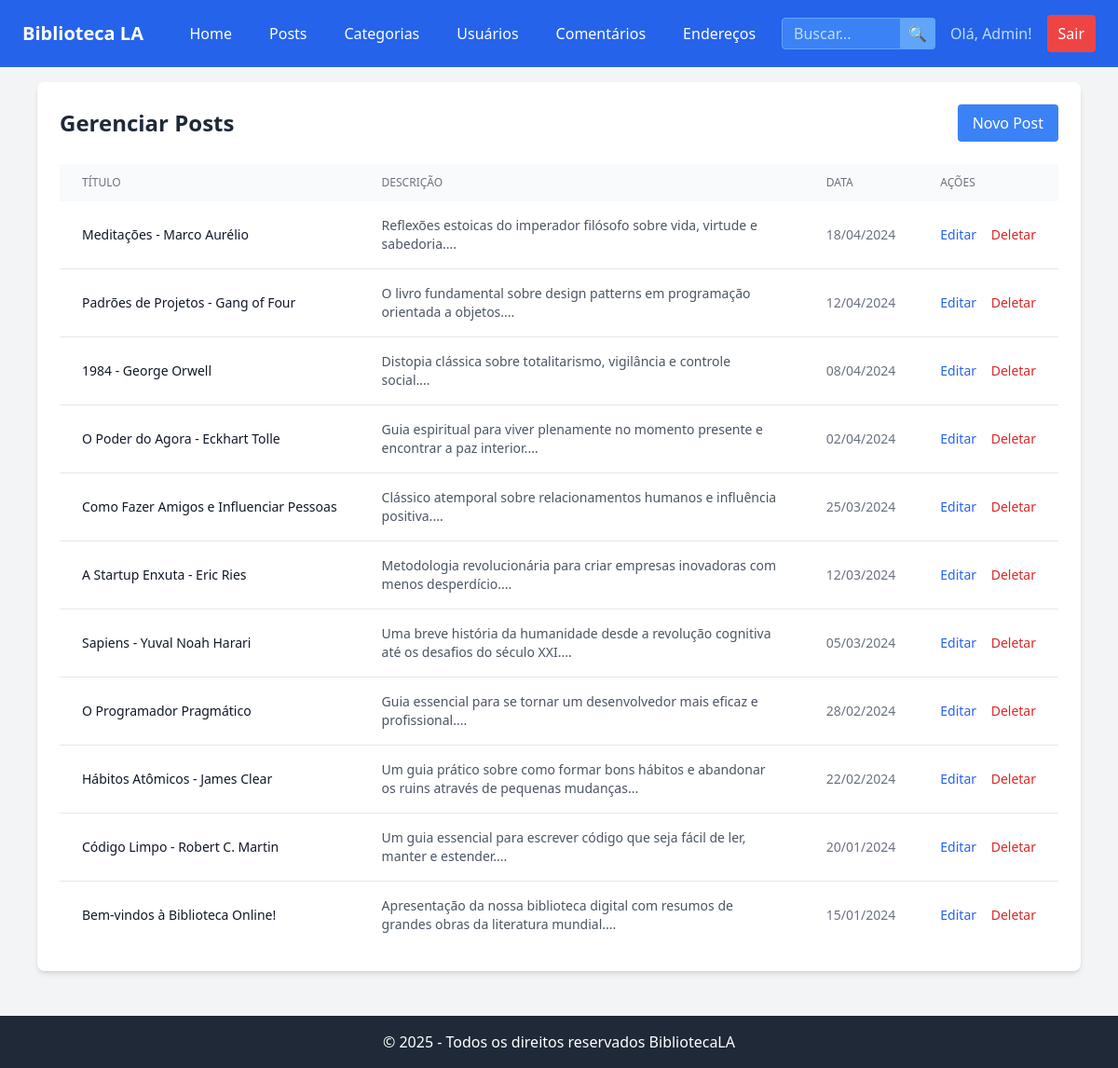
The page /admin/index.php (signed in) on the database as committed earlier.
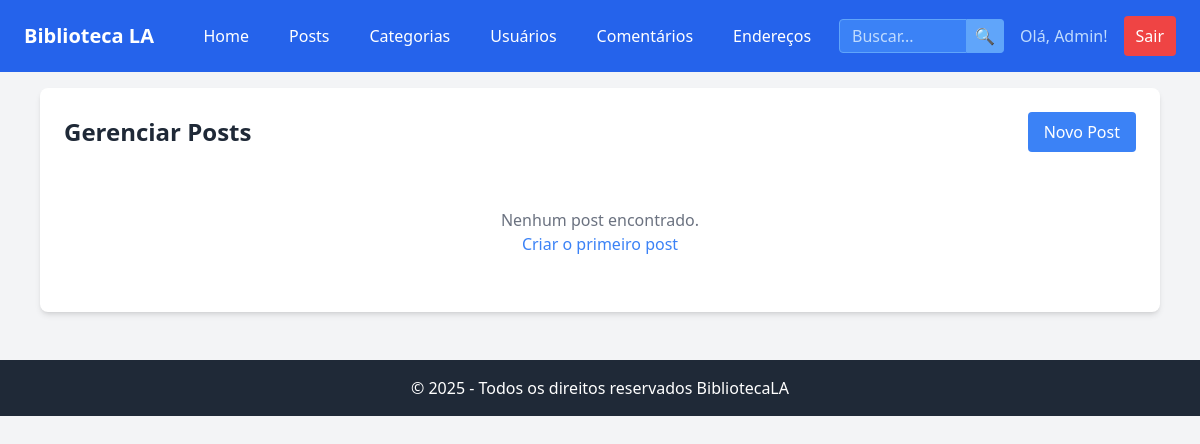
The same page on the database as committed later.
### tables this page shows
CREATE TABLE IF NOT EXISTS `posts` (
  `id` INT AUTO_INCREMENT NOT NULL,
  `user_id` INT NOT NULL,
  `categoria_id` INT NOT NULL,
  `titulo` VARCHAR(45) NOT NULL,
  `descricao` VARCHAR(255) NOT NULL,
  `post_path` TEXT NOT NULL,
  `created_at` TIMESTAMP NOT NULL,
  `updated_at` TIMESTAMP NOT NULL,
  PRIMARY KEY (`id`),
  INDEX `fk_posts_categorias_idx` (`categoria_id` ASC) VISIBLE,
  INDEX `fk_posts_usuarios1_idx` (`user_id` ASC) VISIBLE,
  CONSTRAINT `fk_posts_categorias`
    FOREIGN KEY (`categoria_id`)
    REFERENCES `categorias` (`id`)
    ON DELETE NO ACTION
    ON UPDATE NO ACTION,
  CONSTRAINT `fk_posts_usuarios1`
    FOREIGN KEY (`user_id`)
    REFERENCES `usuarios` (`id`)
    ON DELETE NO ACTION
    ON UPDATE NO ACTION);

### admin/database/Conexao.php (called while the page is built)
<?php
class Conexao {
    private static $host = 'localhost';
    private static $port = '3306';
    private static $dbname = 'meu_blog';
    private static $usuario = 'root';
    private static $senha = '';
    private static $pdo = null;
    public static function getConexao() {
        if (self::$pdo === null) {
            try {
                self::$pdo = new PDO(
                    'mysql:host=' . self::$host . ';port=' . self::$port . ';dbname=' . self::$dbname . ';charset=utf8',
                    self::$usuario,
                    self::$senha
                );
                self::$pdo->setAttribute(PDO::ATTR_ERRMODE, PDO::ERRMODE_EXCEPTION);
            } catch (PDOException $e) {
                die('Erro de conexão: ' . $e->getMessage());
            }
        }
        return self::$pdo;
    }
}
?>

### admin/services/PostService.php (called while the page is built, shortened)
<?php
require_once __DIR__ . '/../database/Conexao.php';
require_once __DIR__ . '/../database/Post.php';
class PostService {
    private $pdo;
    public function __construct() {
        $this->pdo = Conexao::getConexao();
    }
    public function getAllPosts() {
        $sql = "SELECT p.*, u.nome as autor_nome, c.titulo as categoria_nome
                FROM posts p
                LEFT JOIN usuarios u ON p.user_id = u.id
                LEFT JOIN categorias c ON p.categoria_id = c.id
                ORDER BY p.created_at DESC";
        $stmt = $this->pdo->query($sql);
        $posts = [];
        while ($row = $stmt->fetch()) {
            $post = new Post();
            $post->setId($row['id']);
            $post->setUserId($row['user_id']);
            $post->setCategoriaId($row['categoria_id']);
            $post->setTitulo($row['titulo']);
            $post->setDescricao($row['descricao']);
            $post->setPostPath($row['post_path']);
            $post->setCreatedAt($row['created_at']);
            $post->setUpdatedAt($row['updated_at']);
            $posts[] = $post;
        }
        return $posts;
    }
}
?>

### admin/database/Post.php (called while the page is built, shortened)
<?php
class Post {
    private $id;
    private $titulo;
    private $descricao;
    private $created_at;
    public function __construct($id = null, $user_id = null, $categoria_id = null, $titulo = null, $descricao = null, $post_path = null, $created_at = null, $updated_at = null) {
        $this->id = $id;
        $this->titulo = $titulo;
        $this->descricao = $descricao;
        $this->created_at = $created_at;
    }
    public function getId() { return $this->id; }
    public function setId($id) { $this->id = $id; }
    public function getTitulo() { return $this->titulo; }
    public function setTitulo($titulo) { $this->titulo = $titulo; }
    public function getDescricao() { return $this->descricao; }
    public function setDescricao($descricao) { $this->descricao = $descricao; }
    public function getCreatedAt() { return $this->created_at; }
    public function setCreatedAt($created_at) { $this->created_at = $created_at; }
}
?>

### admin/components/post/PostList.php (the view, shortened to what the changed rows need)
<?php
require_once __DIR__ . '/../../services/PostService.php';
$postService = new PostService();
$posts = $postService->getAllPosts();
?>
<div class="bg-white rounded-lg shadow-md p-6">
    <div class="flex justify-between items-center mb-6">
        <h2 class="text-2xl font-bold text-gray-800">Gerenciar Posts</h2>
    </div>
    <?php if (empty($posts)): ?>
        <div class="text-center py-8 text-gray-500">
            <p>Nenhum post encontrado.</p>
            <a href="?page=posts&action=create" class="text-blue-500 hover:text-blue-600">
                Criar o primeiro post
            </a>
        </div>
    <?php else: ?>
        <div class="overflow-x-auto">
            <table class="min-w-full">
                <thead class="bg-gray-50">
                    <tr>
                        <th class="px-6 py-3 text-left text-xs font-medium text-gray-500 uppercase">Título</th>
                        <th class="px-6 py-3 text-left text-xs font-medium text-gray-500 uppercase">Descrição</th>
                        <th class="px-6 py-3 text-left text-xs font-medium text-gray-500 uppercase">Data</th>
                        <th class="px-6 py-3 text-left text-xs font-medium text-gray-500 uppercase">Ações</th>
                    </tr>
                </thead>
                <tbody class="bg-white divide-y divide-gray-200">
                    <?php foreach ($posts as $post): ?>
                        <tr>
                            <td class="px-6 py-4 whitespace-nowrap">
                                <div class="text-sm font-medium text-gray-900">
                                    <?php echo htmlspecialchars($post->getTitulo()); ?>
                                </div>
                            </td>
                            <td class="px-6 py-4">
                                <div class="text-sm text-gray-600">
                                    <?php echo htmlspecialchars(substr($post->getDescricao(), 0, 100)); ?>...
                                </div>
                            </td>
                            <td class="px-6 py-4 whitespace-nowrap text-sm text-gray-500">
                                <?php echo date('d/m/Y', strtotime($post->getCreatedAt())); ?>
                            </td>
                            <td class="px-6 py-4 whitespace-nowrap text-sm font-medium">
                                <a href="?page=posts&action=edit&id=<?php echo $post->getId(); ?>"
                                   class="text-blue-600 hover:text-blue-900 mr-3">Editar</a>
                                <a href="?page=posts&delete=<?php echo $post->getId(); ?>"
                                   class="text-red-600 hover:text-red-900"
                                   onclick="return confirm('Tem certeza que deseja deletar este post?')">Deletar</a>
                            </td>
                        </tr>
                    <?php endforeach; ?>
                </tbody>
            </table>
        </div>
    <?php endif; ?>
</div>

Rows that differ between the two databases and show on the page:
removed posts: titulo "Meditações - Marco Aurélio", descricao "Reflexões estoicas do imperador filósofo sobre vida, virtude e sabedoria.", created_at "18/04/2024"
removed posts: titulo "Padrões de Projetos - Gang of Four", descricao "O livro fundamental sobre design patterns em programação orientada a objetos.", created_at "12/04/2024"
removed posts: titulo "1984 - George Orwell", descricao "Distopia clássica sobre totalitarismo, vigilância e controle social.", created_at "08/04/2024"
removed posts: titulo "O Poder do Agora - Eckhart Tolle", descricao "Guia espiritual para viver plenamente no momento presente e encontrar a paz interior.", created_at "02/04/2024"
removed posts: titulo "Como Fazer Amigos e Influenciar Pessoas", descricao "Clássico atemporal sobre relacionamentos humanos e influência positiva.", created_at "25/03/2024"
removed posts: titulo "A Startup Enxuta - Eric Ries", descricao "Metodologia revolucionária para criar empresas inovadoras com menos desperdício.", created_at "12/03/2024"
removed posts: titulo "Sapiens - Yuval Noah Harari", descricao "Uma breve história da humanidade desde a revolução cognitiva até os desafios do século XXI.", created_at "05/03/2024"
removed posts: titulo "O Programador Pragmático", descricao "Guia essencial para se tornar um desenvolvedor mais eficaz e profissional.", created_at "28/02/2024"
removed posts: titulo "Hábitos Atômicos - James Clear", descricao "Um guia prático sobre como formar bons hábitos e abandonar os ruins através de pequenas mudanças", created_at "22/02/2024"
removed posts: titulo "Código Limpo - Robert C. Martin", descricao "Um guia essencial para escrever código que seja fácil de ler, manter e estender.", created_at "20/01/2024"
removed posts: titulo "Bem-vindos à Biblioteca Online!", descricao "Apresentação da nossa biblioteca digital com resumos de grandes obras da literatura mundial.", created_at "15/01/2024"
Other text that changed with them:
text no longer shown: "TÍTULO DESCRIÇÃO DATA AÇÕES"
text now shown: "Nenhum post encontrado. Criar o primeiro post"
